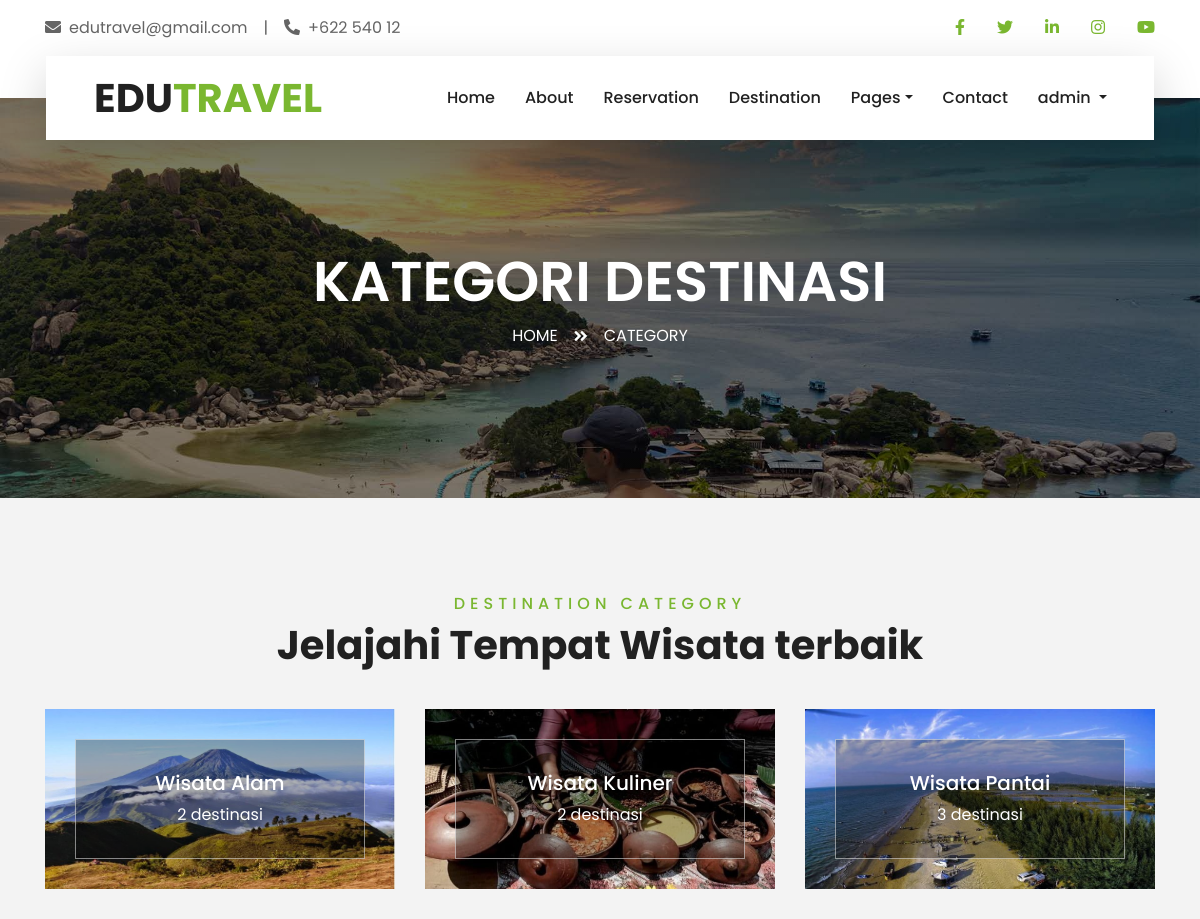
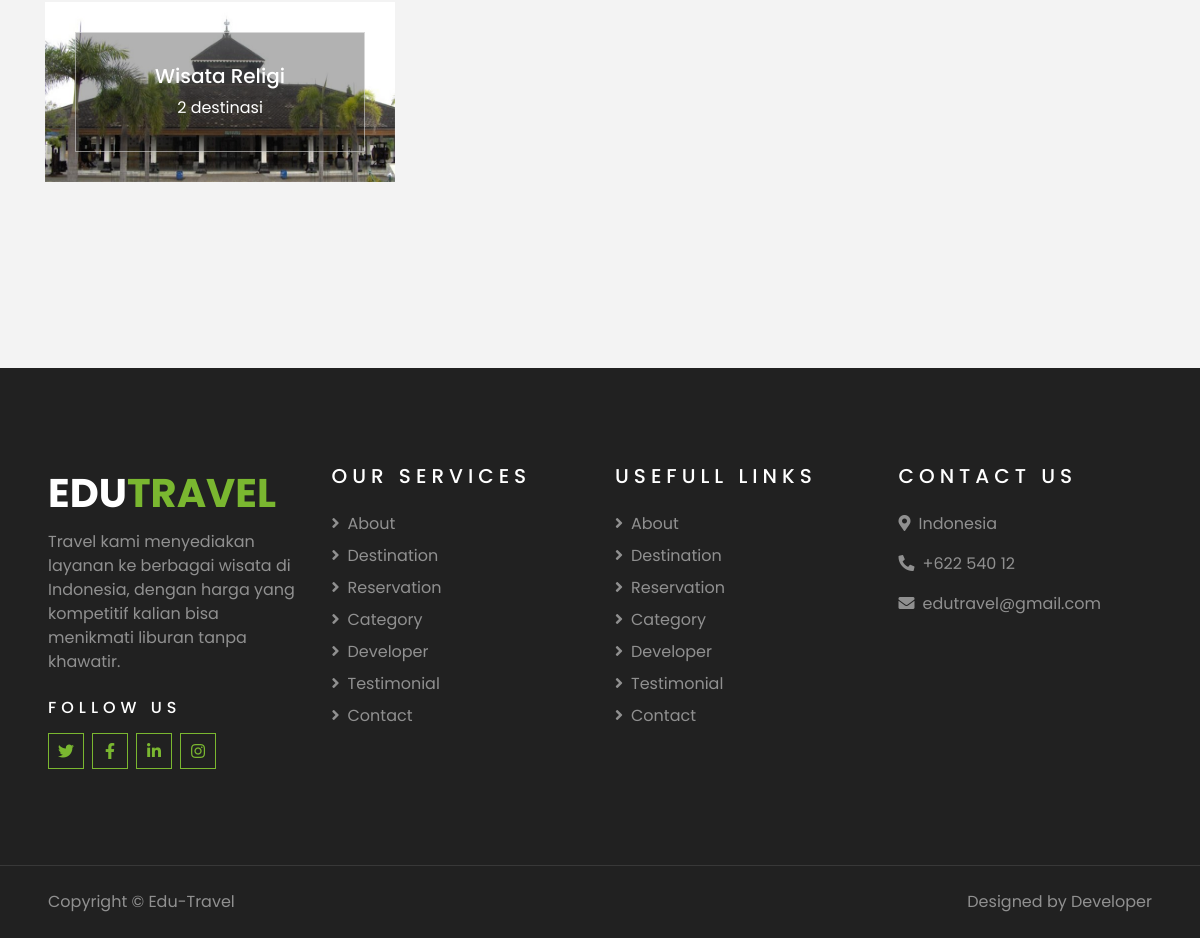
/travelling/main_page/category.php (signed in), run on the app's committed database (2 pictures, top to bottom).
### tables this page shows
CREATE TABLE `destinasi` (
  `id_destinasi` int(11) NOT NULL,
  `nama_destinasi` varchar(100) NOT NULL,
  `gambar` text NOT NULL,
  `lokasi` varchar(250) NOT NULL,
  `harga` decimal(10,2) NOT NULL,
  `deskripsi` varchar(500) NOT NULL,
  `id_kategori` int(11) NOT NULL
);

CREATE TABLE `kategori` (
  `id_kategori` int(11) NOT NULL,
  `nama_kategori` varchar(100) NOT NULL,
  `gambar_kategori` text NOT NULL
);

### travelling/main_page/category.php (the view, shortened to what this page needs)
<?php
if (isset($_SESSION['username'])) {
    $loggedInUsername = $_SESSION['username'];
} else {
    header("Location: login.php");
    exit();
}
?>
<!DOCTYPE html>
<html lang="en">
<head>
    <link href="https://cdnjs.cloudflare.com/ajax/libs/font-awesome/5.10.0/css/all.min.css" rel="stylesheet">
    <link href="lib/owlcarousel/assets/owl.carousel.min.css" rel="stylesheet">
    <link href="lib/tempusdominus/css/tempusdominus-bootstrap-4.min.css" rel="stylesheet" />
    <link href="css/style.css" rel="stylesheet">
</head>
<body>
    <div class="container-fluid bg-light pt-3 d-none d-lg-block">
        <div class="container">
            <div class="row">
                <div class="col-lg-6 text-center text-lg-left mb-2 mb-lg-0">
                    <div class="d-inline-flex align-items-center">
                        <p><i class="fa fa-envelope mr-2"></i>edutravel@gmail.com</p>
                        <p class="text-body px-3">|</p>
                        <p><i class="fa fa-phone-alt mr-2"></i>+622 540 12</p>
                    </div>
                </div>
                <div class="col-lg-6 text-center text-lg-right">
                    <div class="d-inline-flex align-items-center">
                        <a class="text-primary px-3" href="https://www.facebook.com">
                            <i class="fab fa-facebook-f"></i>
                        </a>
                        <a class="text-primary px-3" href="https://www.twitter.com">
                            <i class="fab fa-twitter"></i>
                        </a>
                        <a class="text-primary px-3" href="https://www.linkedin.com">
                            <i class="fab fa-linkedin-in"></i>
                        </a>
                        <a class="text-primary px-3" href="https://www.instagram.com">
                            <i class="fab fa-instagram"></i>
                        </a>
                        <a class="text-primary pl-3" href="https://www.youtube.com">
                            <i class="fab fa-youtube"></i>
                        </a>
                    </div>
                </div>
            </div>
        </div>
    </div>
    <div class="container-fluid position-relative nav-bar p-0">
        <div class="container-lg position-relative p-0 px-lg-3" style="z-index: 9;">
            <nav class="navbar navbar-expand-lg bg-light navbar-light shadow-lg py-3 py-lg-0 pl-3 pl-lg-5">
                <a href="index.php" class="navbar-brand">
                    <h1 class="m-0 text-primary"><span class="text-dark">EDU</span>TRAVEL</h1>
                </a>
                <div class="collapse navbar-collapse justify-content-between px-3" id="navbarCollapse">
                    <div class="navbar-nav ml-auto py-0">
                        <a href="index.php" class="nav-item nav-link">Home</a>
                        <a href="about.php" class="nav-item nav-link">About</a>
                        <a href="reservation.php" class="nav-item nav-link">Reservation</a>
                        <a href="destination.php" class="nav-item nav-link">Destination</a>
                        <div class="nav-item dropdown">
                            <a href="#" class="nav-link dropdown-toggle" data-toggle="dropdown">Pages</a>
                        </div>
                        <a href="contact.php" class="nav-item nav-link">Contact</a>
                        <?php
                        if (isset($loggedInUsername)) {
                            ?>
                            <div class="nav-item dropdown">
                                <a href="#" class="nav-link dropdown-toggle" data-toggle="dropdown">
                                    <?php echo $loggedInUsername; ?>
                                </a>
                            </div>
                            <?php
                        }
                        ?>
                    </div>
                </div>
            </nav>
        </div>
    </div>
    <div class="container-fluid page-header">
        <div class="container">
            <div class="d-flex flex-column align-items-center justify-content-center" style="min-height: 400px">
                <h3 class="display-4 text-white text-uppercase">Kategori Destinasi</h3>
                <div class="d-inline-flex text-white">
                    <p class="m-0 text-uppercase"><a class="text-white" href="">Home</a></p>
                    <i class="fa fa-angle-double-right pt-1 px-3"></i>
                    <p class="m-0 text-uppercase">Category</p>
                </div>
            </div>
        </div>
    </div>
    <div class="container-fluid py-5">
        <div class="container pt-5 pb-3">
            <div class="text-center mb-3 pb-3">
                <h6 class="text-primary text-uppercase" style="letter-spacing: 5px;">Destination Category</h6>
                <h1>Jelajahi Tempat Wisata terbaik</h1>
            </div>
            <div class="row">
                <?php
                include '../koneksi.php';
                $query = mysqli_query($koneksi, "SELECT *, COUNT(d.id_kategori) as jumlah FROM `kategori` as k JOIN `destinasi` as d ON k.id_kategori=d.id_kategori where k.id_kategori=k.id_kategori GROUP BY d.id_kategori;");
                ?>
                <?php
                if (mysqli_num_rows($query) > 0) {
                    while ($data = mysqli_fetch_array($query)) {
                        ?>
                        <div class="col-lg-4 col-md-6 mb-4">
                            <div class="destination-item position-relative overflow-hidden mb-2">
                                <img class="img-fluid" src="<?php echo $data["gambar_kategori"] ?>"
                                    style="width:500px; height: 180px;">
                                <a class="destination-overlay text-white text-decoration-none"
                                    href="detail_kategori.php?id_kategori=<?php echo $data["id_kategori"] ?>">
                                    <h5 class="text-white"></i>
                                        <?php echo $data["nama_kategori"] ?>
                                    </h5>
                                    <span>
                                        <?php echo $data["jumlah"] ?> destinasi
                                    </span>
                                </a>
                            </div>
                        </div>
                    <?php } ?>
                <?php } ?>
            </div>
        </div>
    </div>
    <div class="container-fluid bg-dark text-white-50 py-5 px-sm-3 px-lg-5" style="margin-top: 90px;">
        <div class="row pt-5">
            <div class="col-lg-3 col-md-6 mb-5">
                <a href="" class="navbar-brand">
                    <h1 class="text-primary"><span class="text-white">EDU</span>TRAVEL</h1>
                </a>
                <p>Travel kami menyediakan layanan ke berbagai wisata di Indonesia, dengan harga yang kompetitif kalian
                    bisa menikmati liburan tanpa khawatir.</p>
                <h6 class="text-white text-uppercase mt-4 mb-3" style="letter-spacing: 5px;">Follow Us</h6>
                <div class="d-flex justify-content-start">
                    <a class="btn btn-outline-primary btn-square mr-2" href="https://www.twitter.com"><i
                            class="fab fa-twitter"></i></a>
                    <a class="btn btn-outline-primary btn-square mr-2" href="https://www.facebook.com"><i
                            class="fab fa-facebook-f"></i></a>
                    <a class="btn btn-outline-primary btn-square mr-2" href="https://www.linkedin.com"><i
                            class="fab fa-linkedin-in"></i></a>
                    <a class="btn btn-outline-primary btn-square" href="https://www.instagram.com"><i
                            class="fab fa-instagram"></i></a>
                </div>
            </div>
            <div class="col-lg-3 col-md-6 mb-5">
                <h5 class="text-white text-uppercase mb-4" style="letter-spacing: 5px;">Our Services</h5>
                <div class="d-flex flex-column justify-content-start">
                    <a class="text-white-50 mb-2" href="about.php"><i class="fa fa-angle-right mr-2"></i>About</a>
                    <a class="text-white-50 mb-2" href="destination.php"><i
                            class="fa fa-angle-right mr-2"></i>Destination</a>
                    <a class="text-white-50 mb-2" href="reservation.php"><i
                            class="fa fa-angle-right mr-2"></i>Reservation</a>
                    <a class="text-white-50 mb-2" href="category.php"><i class="fa fa-angle-right mr-2"></i>Category</a>
                    <a class="text-white-50 mb-2" href="developer.php"><i
                            class="fa fa-angle-right mr-2"></i>Developer</a>
                    <a class="text-white-50 mb-2" href="testimonial.php"><i
                            class="fa fa-angle-right mr-2"></i>Testimonial</a>
                    <a class="text-white-50 mb-2" href="contact.php"><i class="fa fa-angle-right mr-2"></i>Contact</a>
                </div>
            </div>
            <div class="col-lg-3 col-md-6 mb-5">
                <h5 class="text-white text-uppercase mb-4" style="letter-spacing: 5px;">Usefull Links</h5>
                <div class="d-flex flex-column justify-content-start">
                    <a class="text-white-50 mb-2" href="about.php"><i class="fa fa-angle-right mr-2"></i>About</a>
                    <a class="text-white-50 mb-2" href="destination.php"><i
                            class="fa fa-angle-right mr-2"></i>Destination</a>
                    <a class="text-white-50 mb-2" href="reservation.php"><i
                            class="fa fa-angle-right mr-2"></i>Reservation</a>
                    <a class="text-white-50 mb-2" href="category.php"><i class="fa fa-angle-right mr-2"></i>Category</a>
                    <a class="text-white-50 mb-2" href="developer.php"><i
                            class="fa fa-angle-right mr-2"></i>Developer</a>
                    <a class="text-white-50 mb-2" href="testimonial.php"><i
                            class="fa fa-angle-right mr-2"></i>Testimonial</a>
                    <a class="text-white-50 mb-2" href="contact.php"><i class="fa fa-angle-right mr-2"></i>Contact</a>
                </div>
            </div>
            <div class="col-lg-3 col-md-6 mb-5">
                <h5 class="text-white text-uppercase mb-4" style="letter-spacing: 5px;">Contact Us</h5>
                <p><i class="fa fa-map-marker-alt mr-2"></i>Indonesia</p>
                <p><i class="fa fa-phone-alt mr-2"></i>+622 540 12</p>
                <p><i class="fa fa-envelope mr-2"></i>edutravel@gmail.com</p>
            </div>
        </div>
    </div>
    <div class="container-fluid bg-dark text-white border-top py-4 px-sm-3 px-md-5"
        style="border-color: rgba(256, 256, 256, .1) !important;">
        <div class="row">
            <div class="col-lg-6 text-center text-md-left mb-3 mb-md-0">
                <p class="m-0 text-white-50">Copyright &copy; Edu-Travel
                </p>
            </div>
            <div class="col-lg-6 text-center text-md-right">
                <p class="m-0 text-white-50">Designed by Developer
                </p>
            </div>
        </div>
    </div>
</body>
</html>

### data on the page
destinasi: id_kategori.gambar_kategori (picture), id_kategori.nama_kategori "Wisata Alam", jumlah "2"
destinasi: id_kategori.gambar_kategori (picture), id_kategori.nama_kategori "Wisata Kuliner", jumlah "2"
destinasi: id_kategori.gambar_kategori (picture), id_kategori.nama_kategori "Wisata Pantai", jumlah "3"
destinasi: id_kategori.gambar_kategori (picture), id_kategori.nama_kategori "Wisata Religi", jumlah "2"

### other printed values
$loggedInUsername "admin"
